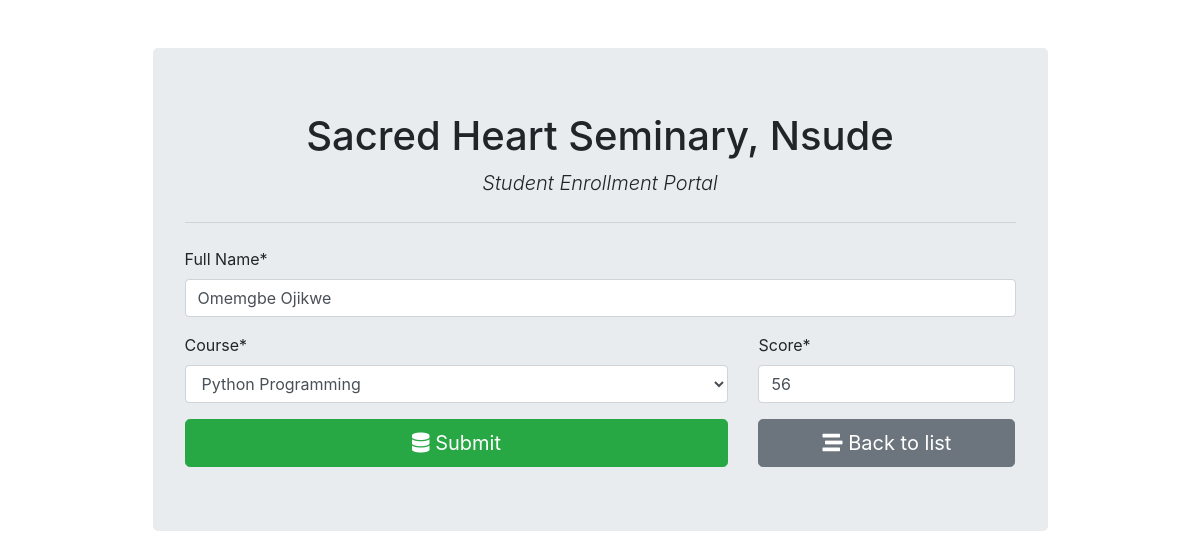
The app's page /25/ with its own data.
### school/models.py (models this page shows, shortened)
class Student(models.Model):
    fullname = models.CharField(max_length=100)
    course = models.ForeignKey(Course,on_delete=models.CASCADE)
    score = models.CharField(max_length=15)
    grade = models.CharField(max_length=100, verbose_name="Grade", blank=True, default=None)
    student_no = models.CharField(max_length=100, blank=True)
    created_at = models.DateTimeField(auto_now_add=True, blank=True)
    updated_at = models.DateTimeField(auto_now=True, blank=True)

### school/views.py (the view, shortened to what this page needs)
# urls.py: path('', views.student_form, name= 'student_insert'), # get and post req. for insert operation
def student_form(request, id=0):
    last_serial = Counting.objects.all().order_by('id').last() #get the last serial from Counting
    if request.method == "GET":
        if id == 0:
            form = StudentForm()
        else:
            student = Student.objects.get(pk=id)
            form = StudentForm(instance=student)
        return render(request, "school/student_form.html", {'form': form})

### school/forms.py
class StudentForm(forms.ModelForm):
    class Meta:
        model = Student
        fields = ('fullname','student_no','course','score', 'grade')
        labels = {
            'fullname':'Full Name',
            'course':'Course',
            'grade':'Grade'
        }
    def __init__(self, *args, **kwargs):
        super(StudentForm,self).__init__(*args, **kwargs)
        self.fields['student_no'].required = False

### school/models.py (called while the page is built)
    def __str__(self):
        return self.title

### school/templates/school/student_form.html (shortened to what this page needs)
{% extends "school/base.html" %}
{% load crispy_forms_tags %}
{% block content %}
<form action="" method="post" autocomplete="">
    {{form.fullname|as_crispy_field}}
    <div class="row">
        <div class="col-md-8">
            {{form.course|as_crispy_field}}
        </div>
        <div class="col-md-4">
            {{form.score|as_crispy_field}}
        </div>
    </div>
    <div class="row">
        <div class="col-md-8">
            <button type="submit" class="btn btn-success btn-block btn-lg"><i class="fas fa-database"></i>
                Submit</button>
        </div>
        <div class="col-md-4">
            <a href="{% url 'student_list' %}" class="btn btn-secondary btn-block btn-lg">
                <i class="fas fa-stream"></i> Back to list
            </a>
        </div>
    </div>
</form>
{% endblock content %}

### records on screen
Student: fullname "Omemgbe Ojikwe", course "Python Programming", score "56"
